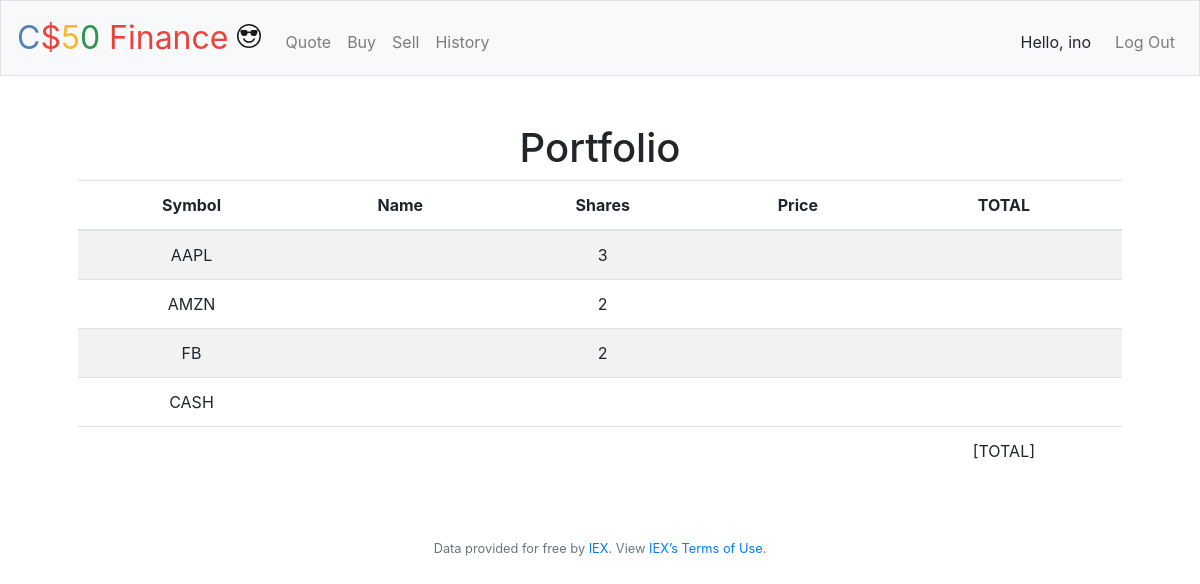
Page / (signed in) on the earlier database version.
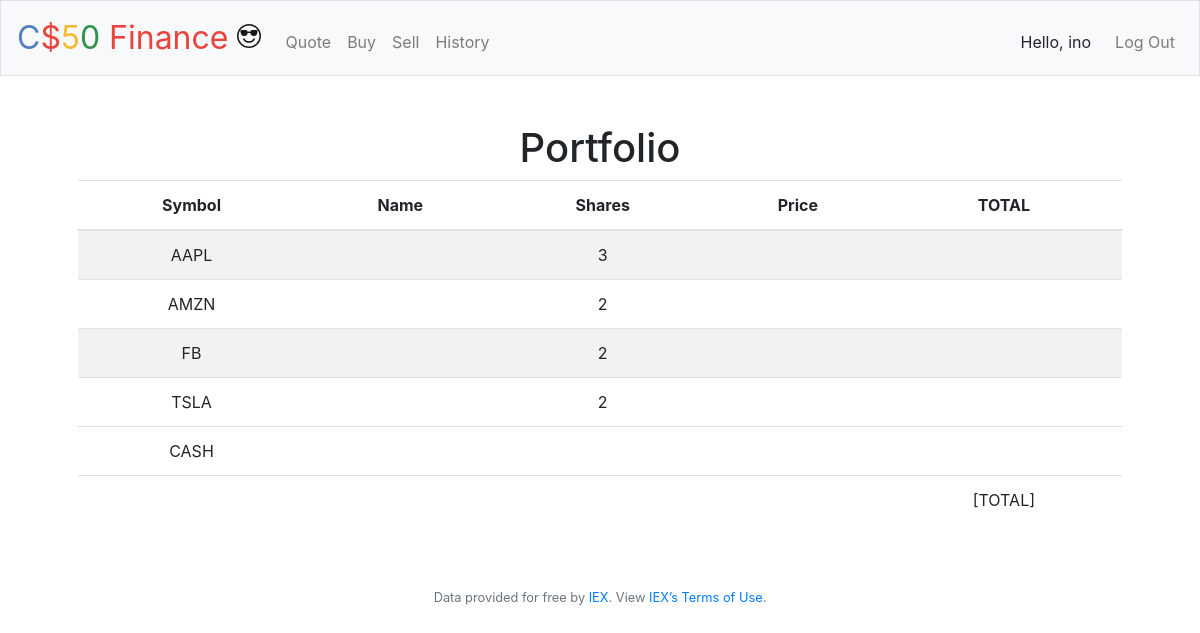
Same page on the later database version.
### tables this page shows
CREATE TABLE activities (
id INTEGER, 
user_id INTEGER NOT NULL, 
symbol TEXT NOT NULL, 
price NUMERIC NOT NULL, 
shares INTEGER NOT NULL, 
action TEXT NOT NULL,
cash_before NUMERIC,
cash_after NUMERIC,
date_time TEXT NOT NULL,

PRIMARY KEY (id), FOREIGN KEY(user_id) REFERENCES users(id));

### application.py (the view)
@app.route("/")
@login_required
def index():
    spent_cash = db.execute("SELECT spent_cash FROM profile WHERE user_id = ? ORDER BY date_time DESC LIMIT 1", session["user_id"])
    spent_cash = spent_cash[0]["spent_cash"]
    print("============================================================================")
    print("SPENT CASH - 0 is FALSE, 1 is TRUE (0, 1 is int)")
    print(spent_cash)
    print("============================================================================")
    portfolios = db.execute("SELECT symbol, SUM(shares) as totalshares FROM activities WHERE user_id = ? GROUP BY symbol", session["user_id"])
    print("============================================================================")
    print("PORTFOLIO")
    print(portfolios)
    print("============================================================================")
    if spent_cash == 0:
        cash = db.execute("SELECT cash FROM users WHERE id = ?;", session["user_id"])
        cash_before = cash[0]["cash"]
        print("==========================================================================")
        print("CASH BALANCE")
        print(cash_before)
        print("==========================================================================")
    elif spent_cash == 1:
        cash = db.execute("SELECT cash_after FROM activities WHERE user_id = ? ORDER BY date_time DESC LIMIT 1;", session["user_id"])
        cash_before = cash[0]["cash_after"]
        print("==========================================================================")
        print("CASH BALANCE")
        print(cash_before)
        print("==========================================================================")
    return render_template("/index.html", portfolios=portfolios)

### application.py (called while the page is built)
@app.after_request
def after_request(response):
    response.headers["Cache-Control"] = "no-cache, no-store, must-revalidate"
    response.headers["Expires"] = 0
    response.headers["Pragma"] = "no-cache"
    return response

### helpers.py (called while the page is built)
def login_required(f):
    @wraps(f)
    def decorated_function(*args, **kwargs):
        if session.get("user_id") is None:
            return redirect("/login")
        return f(*args, **kwargs)
    return decorated_function

### templates/index.html (shortened to what this page needs)
{% extends "layout.html" %}
{% block main %}
    <h1>Portfolio</h1>
    <table class="table table-striped">
        <thead>
            <tr>
                <th>Symbol</th>
                <th>Name</th>
                <th>Shares</th>
                <th>Price</th>
                <th>TOTAL</th>
            </tr>
        </thead>
        <tfoot>
            <tr>
                <td>CASH</td>
                <td></td>
                <td></td>
                <td></td>
                <td>{{cash}}</td>
            </tr>
            <tr>
                <td></td>
                <td></td>
                <td></td>
                <td></td>
                <td>[TOTAL]</td>
            </tr>
        </tfoot>
        <tbody>
            {% for portfolio in portfolios %}
            <tr>
                <td>
                    {{portfolio.symbol}}
                </td>
                <td>
                </td>
                <td>
                    {{portfolio.totalshares}}
                </td>
                <td>
                </td>
                <td>
                </td>
            </tr>
            {% endfor %}
        </tbody>
    </table>
{% endblock %}

### templates/layout.html (shortened to what this page needs)
<!DOCTYPE html>
<html lang="en">
    <head>
        <link rel="stylesheet" href="https://cdn.jsdelivr.net/npm/bootstrap@4.5.3/dist/css/bootstrap.min.css">
        <link href="/static/styles.css" rel="stylesheet">
    </head>
    <body>
        <nav class="navbar navbar-expand-md navbar-light bg-light border">
            <a class="navbar-brand" href="/">
                <span class="blue">C</span><span class="red">$</span><span class="yellow">5</span><span class="green">0</span> <span class="red">Finance</span><span>
                </span></a>
            <div class="collapse navbar-collapse" id="navbar">
                {% if session.user_id %}
                    <ul class="navbar-nav mr-auto mt-2">
                        <li class="nav-item"><a class="nav-link" href="/quote">Quote</a></li>
                        <li class="nav-item"><a class="nav-link" href="/buy">Buy</a></li>
                        <li class="nav-item"><a class="nav-link" href="/sell">Sell</a></li>
                        <li class="nav-item"><a class="nav-link" href="/history">History</a></li>
                    </ul>
                    <ul class="navbar-nav ml-auto mt-2">
                        <li class="nav-item"><span class="username">Hello, {{ session["username"] }}</span></li>
                        <li class="nav-item"><a class="nav-link" href="/logout">Log Out</a></li>
                    </ul>
                {% else %}
                    <ul class="navbar-nav ml-auto mt-2">
                        <li class="nav-item"><a class="nav-link" href="/register">Register</a></li>
                        <li class="nav-item"><a class="nav-link" href="/login">Log In</a></li>
                    </ul>
                {% endif %}
            </div>
        </nav>
        <main class="container p-5">
            {% block main %}{% endblock %}
        </main>
        <footer class="small text-center text-muted">
            Data provided for free by <a href="https://iextrading.com/developer">IEX</a>. View <a href="https://iextrading.com/api-exhibit-a/">IEX’s Terms of Use</a>.
        </footer>
    </body>
</html>

### static/styles.css (style rules this page uses)
nav .navbar-brand { font-size: xx-large; }
nav .navbar-brand .blue { color: #537fbe; }
nav .navbar-brand .red { color: #ea433b; }
nav .navbar-brand .yellow { color: #f5b82e; }
nav .navbar-brand .green { color: #2e944b; }
main { overflow-x: auto; text-align: center; }
svg.bi.bi-emoji-sunglasses-xl { height: 24px !important; width: 24px !important; }
.username { display: block; padding: 0.5rem 1rem; }

Differences in the rows shown:
added activities: symbol "TSLA", totalshares "2"
